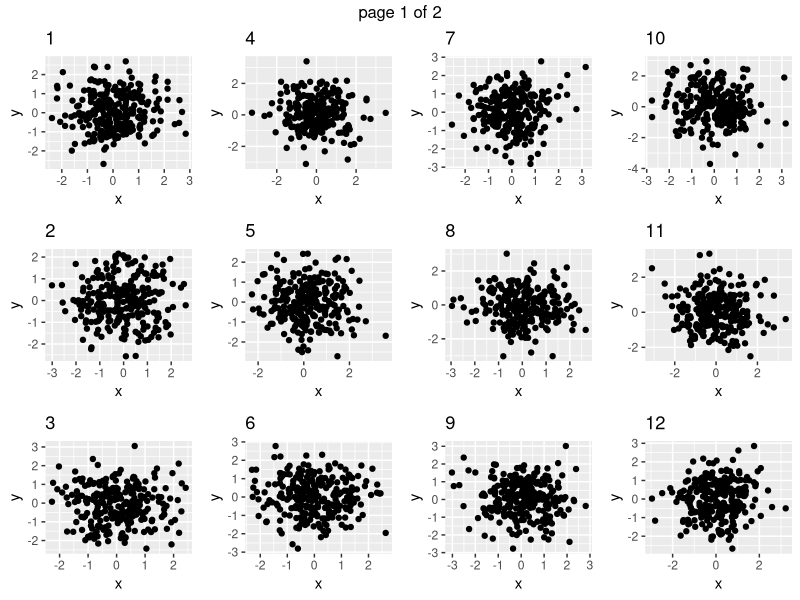
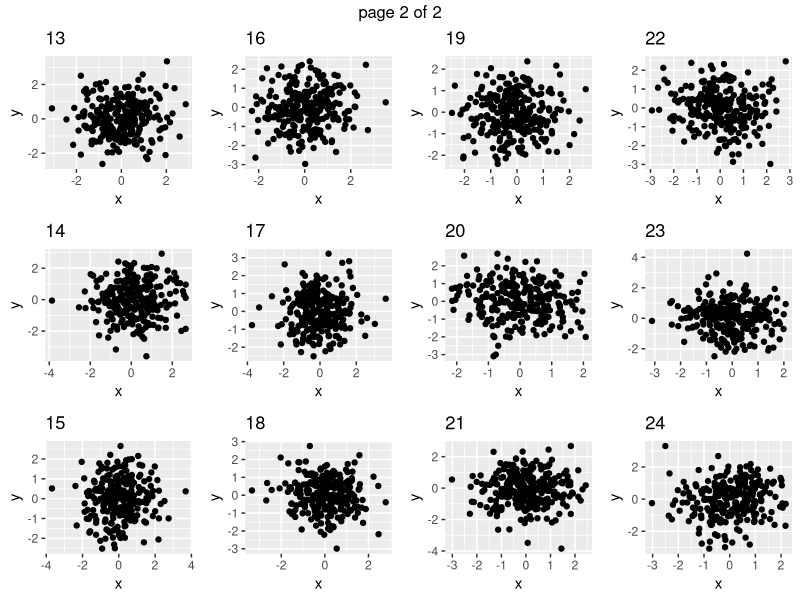
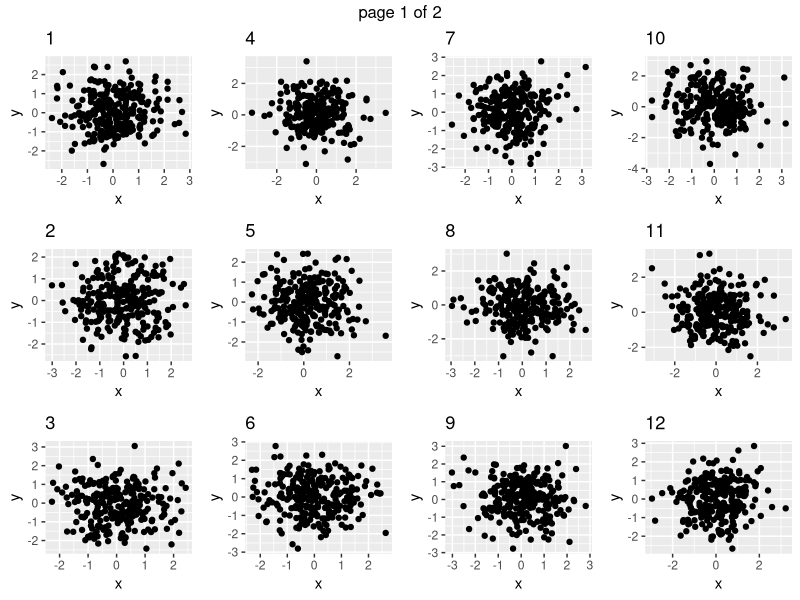
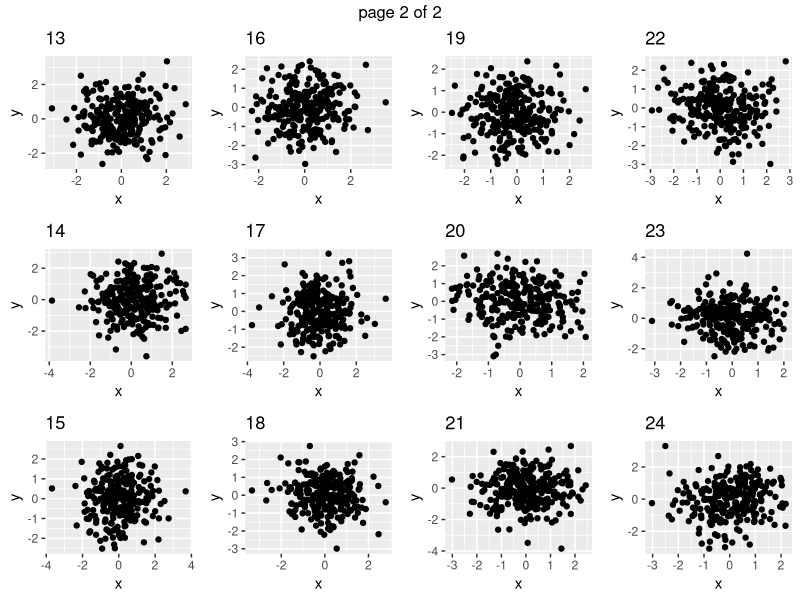
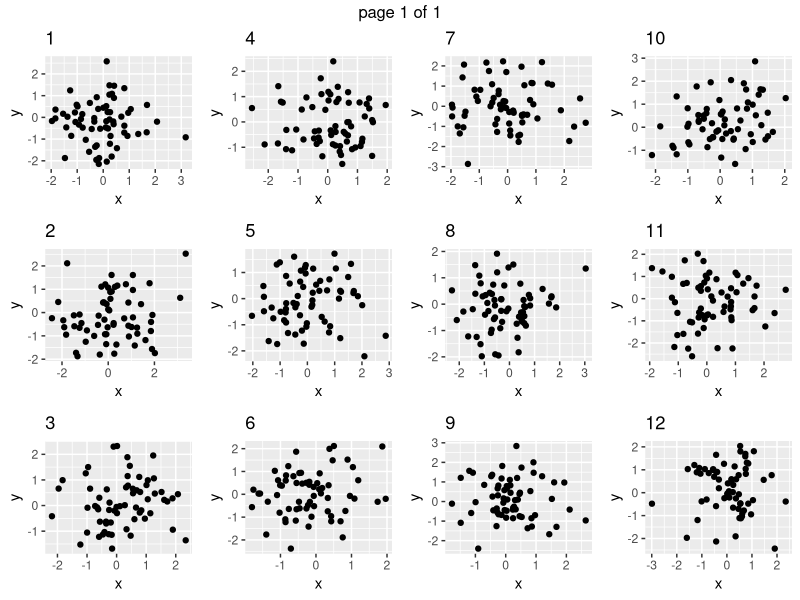
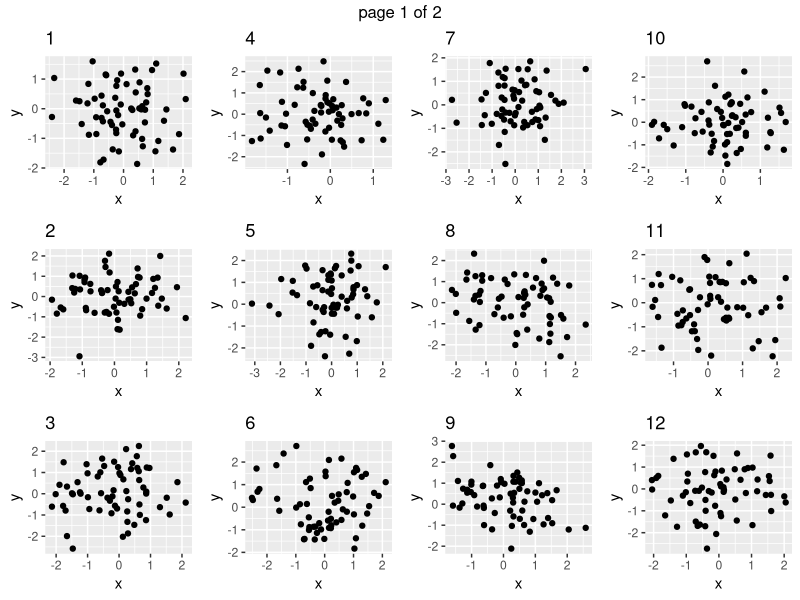
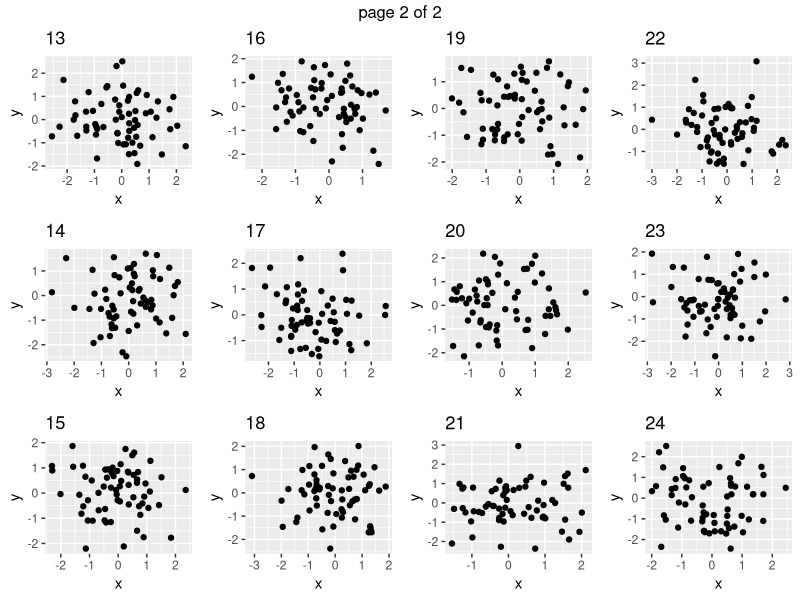
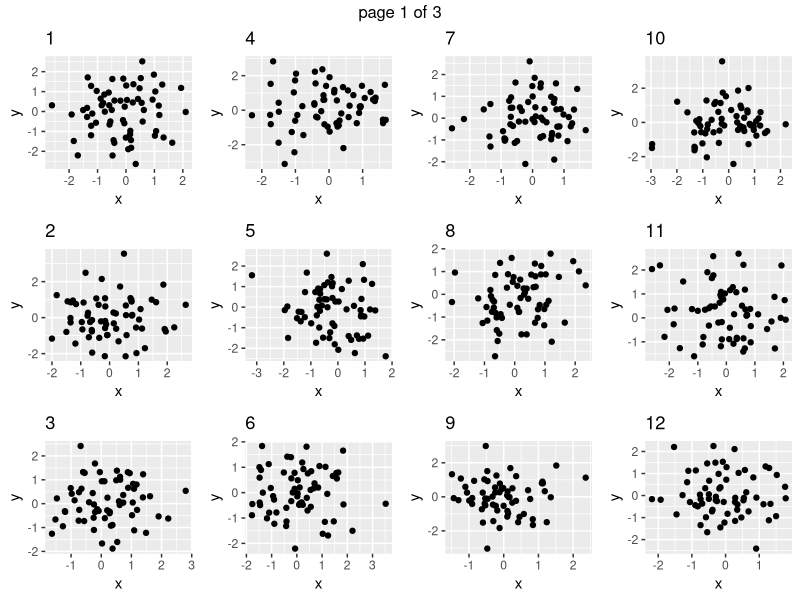

These figures' R source, in order: (Note: a time limit stopped this script after it produced the figures.)
# example producing the pdf reports
library(ggplot2)
library(gridExtra)
library(plyr)

working_folder = file.path(Sys.getenv("HOME"), 'Downloads/')

plots = llply(seq(24), function(i){
  n = 256
  p = ggplot(data.frame(x=rnorm(n), y=rnorm(n)), aes(x, y)) + geom_point() + ggtitle(paste(i))
  return (p)
})

ggsave(filename = file.path(working_folder,"example1.pdf"), plot = marrangeGrob(plots, nrow=3, ncol=4),
       device = 'pdf', width = 11, height = 8.5, dpi = 360)

gplots = lapply(plots, ggplotGrob)
ggsave(filename = file.path(working_folder,"example2.pdf"), plot = marrangeGrob(gplots, nrow=3, ncol=4),
       device = 'pdf', width = 11, height = 8.5, dpi = 360)


## ----------- check pdf performance ----

save_pdf_test <- function(filename_pdf, n_pages, n_points, dpi ){
  
  start_time <- Sys.time()
  
  plots = llply(seq(12 * n_pages), function(i){
    p = ggplot(data.frame(x=rnorm(n_points), y=rnorm(n_points)), aes(x, y)) + geom_point() + ggtitle(paste(i))
    return (p)
  })
  
  gplots = lapply(plots, ggplotGrob)
  ggsave(filename = filename_pdf, plot = marrangeGrob(gplots, nrow=3, ncol=4),
         device = 'pdf', width = 11, height = 8.5, dpi = 360)
  
  file.info(filename_pdf)$size / 1024
  
  return(as.numeric(Sys.time() - start_time))
}

filename_pdf = file.path(working_folder,"example_bench.pdf")

params = expand.grid(n_pages = seq(10), n_points = c(64, 256, 1024), dpi = c(120, 240, 300, 360))
#params = expand.grid(n_pages = c(1), n_points = c(64, 256, 1024), dpi = c(120))

res = ldply(seq(nrow(params)), function(i){
  
  elapsed = save_pdf_test(filename_pdf, params$n_pages[i], params$n_points[i])
  
  file.info(filename_pdf)$size / 1024
  
  return (cbind(data.frame(i, elapsed, fsize = file.info(filename_pdf)$size / 1024),params[i,]) )
})
